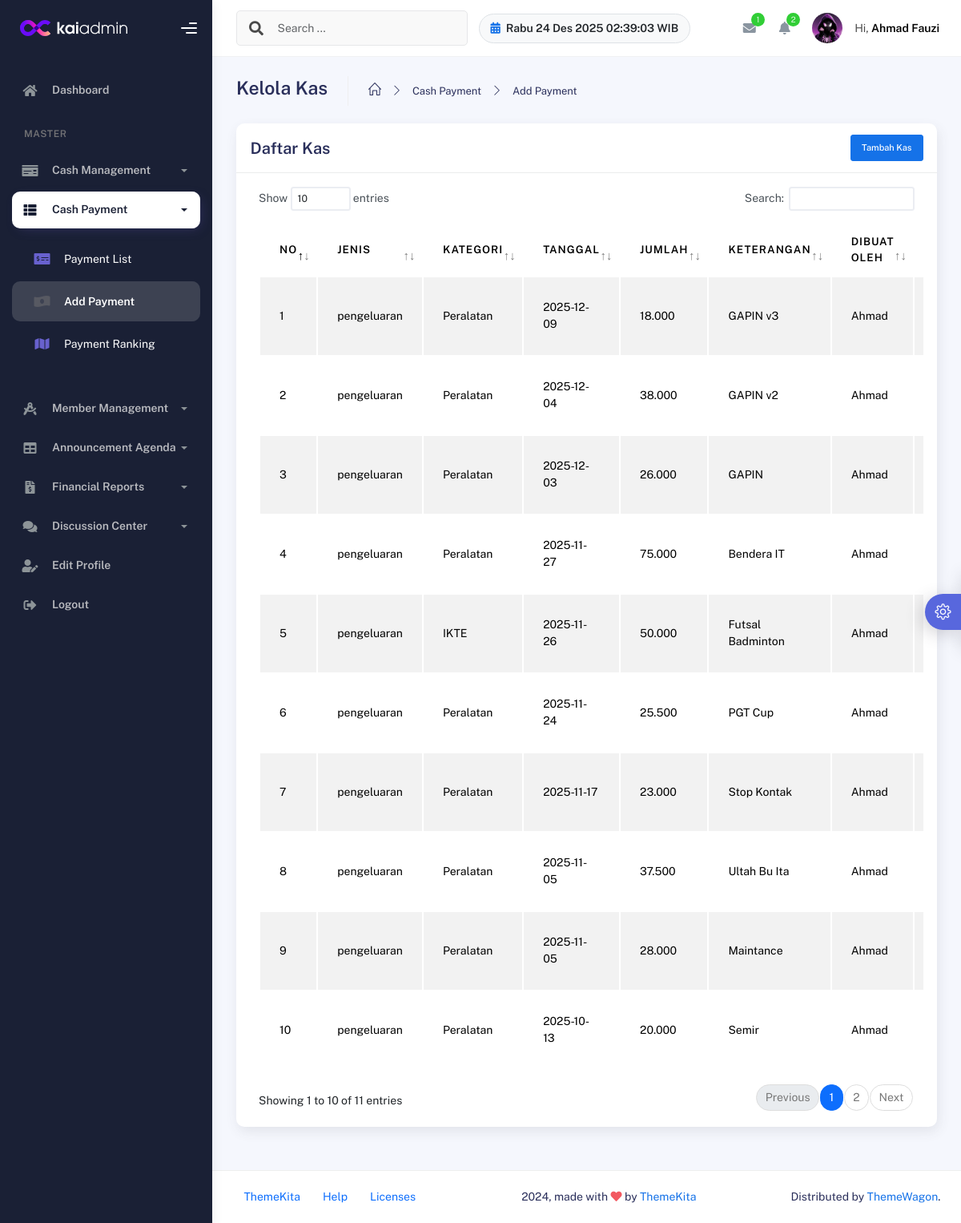
/operator/kelola_kas.php (signed in), run on an earlier commit of the app's database.
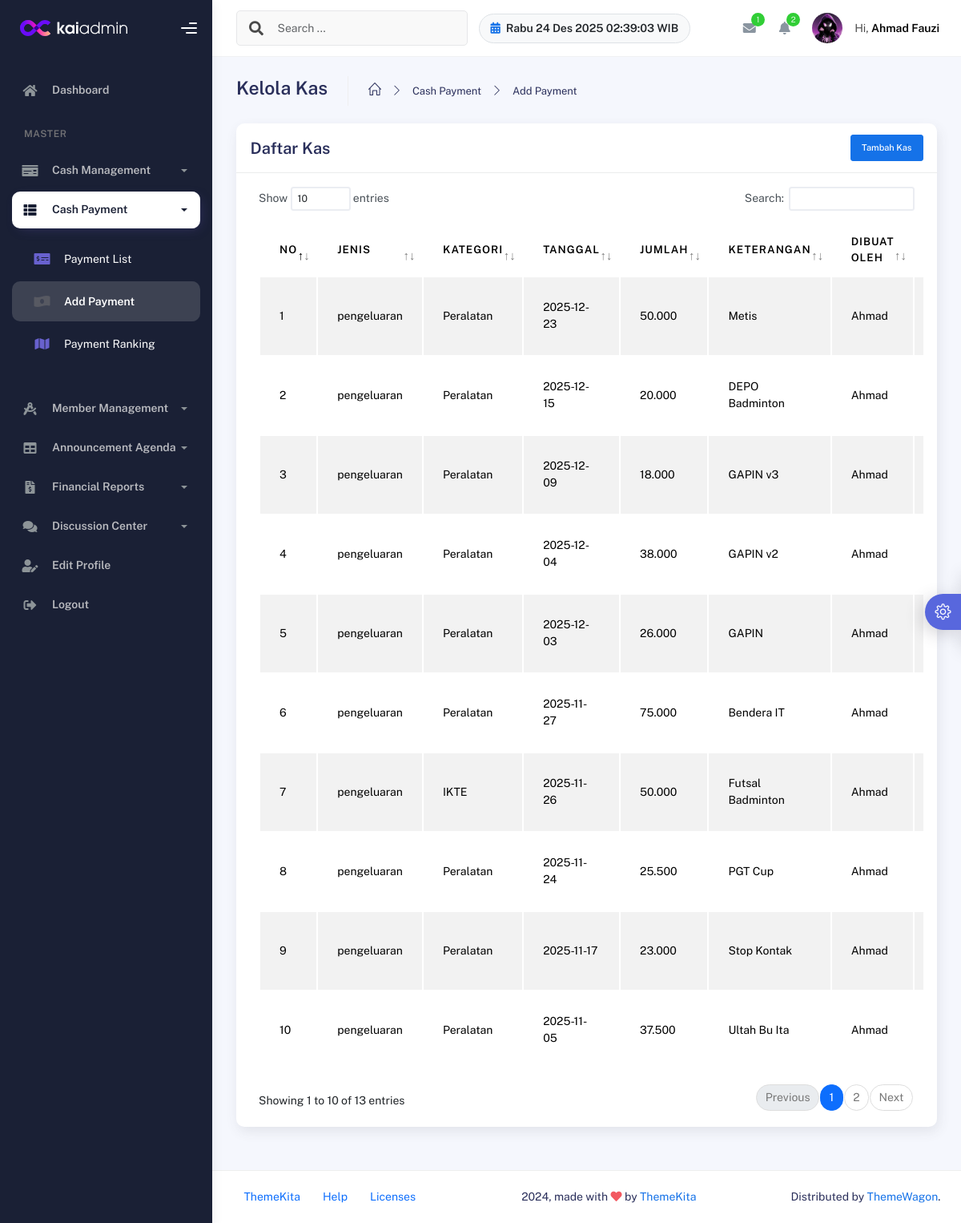
And on a later commit of the database.
### tables this page shows
CREATE TABLE `kas` (
  `id_kas` int NOT NULL,
  `tanggal` date NOT NULL,
  `jenis` enum('pemasukan','pengeluaran') NOT NULL,
  `jumlah` decimal(12,2) NOT NULL,
  `keterangan` text,
  `id_kategori` int DEFAULT NULL,
  `dibuat_oleh` int DEFAULT NULL
);

CREATE TABLE `kas_kategori` (
  `id_kategori` int NOT NULL,
  `nama` varchar(150) NOT NULL,
  `keterangan` text,
  `dibuat_oleh` int DEFAULT NULL,
  `created_at` timestamp NULL DEFAULT CURRENT_TIMESTAMP
);

CREATE TABLE `user` (
  `id_user` int NOT NULL,
  `nama_lengkap` varchar(100) NOT NULL,
  `username` varchar(50) NOT NULL,
  `password` varchar(255) NOT NULL,
  `role` enum('admin','operator','user') NOT NULL,
  `status` enum('aktif','nonaktif') DEFAULT 'aktif',
  `profile_picture` varchar(255) DEFAULT NULL,
  `created_at` timestamp NULL DEFAULT CURRENT_TIMESTAMP,
  `background_picture` varchar(255) DEFAULT NULL
);

### operator/kelola_kas.php (the view, shortened to what this page needs)
<?php
include '../config/database.php';
$kas_list = [];
$res = $conn->query('SELECT k.id_kas, k.id_kategori, kk.nama AS kategori_nama, k.tanggal, k.jenis, k.jumlah, k.keterangan, u.username AS dibuat_oleh, k.dibuat_oleh AS dibuat_oleh_id FROM kas k LEFT JOIN kas_kategori kk ON k.id_kategori = kk.id_kategori LEFT JOIN user u ON k.dibuat_oleh = u.id_user ORDER BY k.tanggal DESC, k.id_kas DESC');
while ($r = $res->fetch_assoc()) $kas_list[] = $r;
?>
<!DOCTYPE html>
<html lang="id">
<head>
    <link rel="stylesheet" href="../assets/css/bootstrap.min.css" />
    <link rel="stylesheet" href="../assets/css/plugins.min.css" />
    <link rel="stylesheet" href="../assets/css/kaiadmin.min.css" />
    <link rel="stylesheet" href="../assets/css/demo.css" />
</head>
<body>
    <div class="wrapper">
        <?php include 'layout_operator/sidebar.php'; ?>
        <div class="main-panel">
            <div class="main-header">
                <?php include 'layout_operator/navbar.php'; ?>
            </div>
            <div class="container">
                <div class="page-inner">
                    <div class="page-header">
                        <h3 class="fw-bold">Kelola Kas</h3>
                        <ul class="breadcrumbs">
                            <li class="nav-home"><a href="#"><i class="icon-home"></i></a></li>
                            <li class="separator"><i class="icon-arrow-right"></i></li>
                            <li class="nav-item"><a href="#">Cash Payment</a></li>
                            <li class="separator"><i class="icon-arrow-right"></i></li>
                            <li class="nav-item"><a href="#">Add Payment</a></li>
                        </ul>
                    </div>
                    <div class="row">
                        <div class="col-md-12">
                            <div class="card">
                                <div class="card-header d-flex justify-content-between align-items-center">
                                    <h4 class="card-title mb-0">Daftar Kas</h4>
                                    <button class="btn btn-primary btn-sm" data-bs-toggle="modal" data-bs-target="#modalAddKas">Tambah Kas</button>
                                </div>
                                <div class="card-body">
                                    <div class="table-responsive">
                                        <table id="daftarKasTable" class="table table-striped">
                                            <thead>
                                                <tr>
                                                    <th>No</th>
                                                    <th>Jenis</th>
                                                    <th>Kategori</th>
                                                    <th>Tanggal</th>
                                                    <th>Jumlah</th>
                                                    <th>Keterangan</th>
                                                    <th>Dibuat Oleh</th>
                                                    <th>Aksi</th>
                                                </tr>
                                            </thead>
                                            <tbody>
                                                <?php $no = 1;
                                                foreach ($kas_list as $k): ?>
                                                    <tr>
                                                        <td><?= $no++ ?></td>
                                                        <td><?= htmlspecialchars($k['jenis'] ?? '') ?></td>
                                                        <td><?= htmlspecialchars($k['kategori_nama'] ?? '-') ?></td>
                                                        <td><?= htmlspecialchars($k['tanggal']) ?></td>
                                                        <td><?= number_format($k['jumlah'], 0, ',', '.') ?></td>
                                                        <td><?= htmlspecialchars($k['keterangan']) ?></td>
                                                        <td><?= htmlspecialchars($k['dibuat_oleh'] ?? '') ?></td>
                                                        <td>
                                                        </td>
                                                    </tr>
                                                <?php endforeach; ?>
                                            </tbody>
                                        </table>
                                    </div>
                                </div>
                            </div>
                        </div>
                    </div>
                </div>
            </div>
            <?php include 'layout_operator/footer.php'; ?>
        </div>
    </div>
</body>
</html>

What changed in the data, as far as the page shows it:
no longer on this page (row unchanged): kas: jenis "pengeluaran", id_kategori.nama "Peralatan", tanggal "2025-11-05", jumlah "28.000", keterangan "Maintance", dibuat_oleh.username "Ahmad"
no longer on this page (row unchanged): kas: jenis "pengeluaran", id_kategori.nama "Peralatan", tanggal "2025-10-13", jumlah "20.000", keterangan "Semir", dibuat_oleh.username "Ahmad"
added kas: jenis "pengeluaran", id_kategori.nama "Peralatan", tanggal "2025-12-23", jumlah "50.000", keterangan "Metis", dibuat_oleh.username "Ahmad"
added kas: jenis "pengeluaran", id_kategori.nama "Peralatan", tanggal "2025-12-15", jumlah "20.000", keterangan "DEPO Badminton", dibuat_oleh.username "Ahmad"
Also different on the page:
text written by a page script: "Show entries Search: Showing 1 to 10 of 11 entries Previous 1 2 Next" → "Show entries Search: Showing 1 to 10 of 13 entries Previous 1 2 Next"
